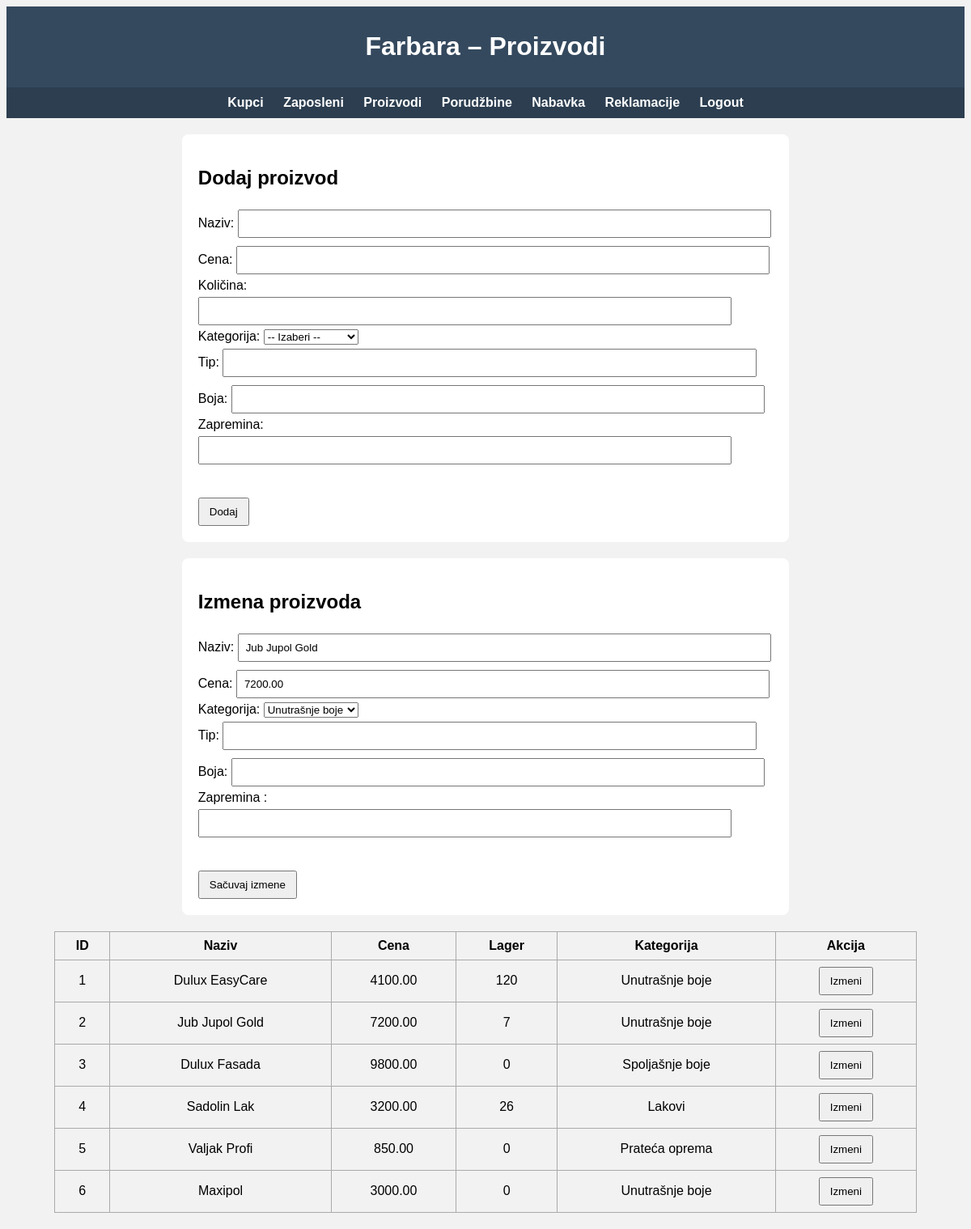
The page /proizvod.php?edit=2 (signed in) on the database its author committed.
### tables this page shows
CREATE TABLE `proizvod` (
  `id_proizvoda` int(11) NOT NULL,
  `naziv` varchar(100) NOT NULL,
  `tip` varchar(50) DEFAULT NULL,
  `boja` varchar(50) DEFAULT NULL,
  `zapremina` decimal(10,2) DEFAULT NULL,
  `cena` decimal(10,2) NOT NULL,
  `id_kategorije` int(11) NOT NULL,
  `kolicina_na_lageru` int(11) NOT NULL DEFAULT 0
);

CREATE TABLE `kategorija_proizvoda` (
  `id_kategorije` int(11) NOT NULL,
  `naziv_kategorije` varchar(100) NOT NULL,
  `opis` text DEFAULT NULL
);

### proizvod.php (the view, shortened to what this page needs)
<?php
require_once('konekcija.php');
$edit_proizvod = null;
if (isset($_GET['edit'])) {
    $id = (int) $_GET['edit'];
    $res = mysqli_query($db, "SELECT * FROM proizvod WHERE id_proizvoda=$id");
    $edit_proizvod = mysqli_fetch_assoc($res);
}
$kategorije = mysqli_query($db, "SELECT * FROM kategorija_proizvoda");
?>
<!DOCTYPE html>
<html lang="sr">
<head>
</head>
<body>
<header>
    <h1>Farbara – Proizvodi</h1>
</header>
<nav>
<?php if (isset($_SESSION['id_zaposlenog'])): ?>
    <a href="kupac.php">Kupci</a>
    <a href="zaposleni.php">Zaposleni</a>
    <a href="proizvod.php">Proizvodi</a>
    <a href="porudzbina.php">Porudžbine</a>
    <a href="nabavka.php">Nabavka</a>
    <a href="reklamacija.php">Reklamacije</a>
    <a href="logout.php">Logout</a>
<?php else: ?>
    <a href="login.php">Login</a>
<?php endif; ?>
</nav>
<div class="box">
    <h2>Dodaj proizvod</h2>
    <form method="post">
        Naziv:
        <input type="text" name="naziv" required>
        Cena:
        <input type="number" name="cena" required>
        Količina:
        <input type="number" name="kolicina" required>
        Kategorija:
        <select name="id_kategorije" required>
            <option value="">-- Izaberi --</option>
        </select><br>
        Tip:
        <input type="text" name="tip"><br>
        Boja:
        <input type="text" name="boja"><br>
        Zapremina:
        <input type="number" step="0.5" name="zapremina"><br>
        <br><br>
        <button type="submit" name="create">Dodaj</button>
    </form>
</div>
<?php if ($edit_proizvod): ?>
<div class="box">
    <h2>Izmena proizvoda</h2>
    <form method="post">
        Naziv:
        <input type="text" name="naziv" value="<?= $edit_proizvod['naziv'] ?>" required>
        Cena:
        <input type="number" name="cena" value="<?= $edit_proizvod['cena'] ?>" required>
        Kategorija:
        <select name="id_kategorije" required>
            <?php
            mysqli_data_seek($kategorije, 0);
            while ($k = mysqli_fetch_assoc($kategorije)):
            ?>
                <option value="<?= $k['id_kategorije'] ?>"
                    <?= $k['id_kategorije'] == $edit_proizvod['id_kategorije'] ? 'selected' : '' ?>>
                    <?= $k['naziv_kategorije'] ?>
                </option>
            <?php endwhile; ?>
        </select><br>
        Tip:
        <input type="text" name="tip"><br>
        Boja:
        <input type="text" name="boja"><br>
        Zapremina :
        <input type="number" step="0.01" name="zapremina"><br>
        <br><br>
        <button type="submit" name="update">Sačuvaj izmene</button>
    </form>
</div>
<?php endif; ?>
<table>
<tr>
    <th>ID</th>
    <th>Naziv</th>
    <th>Cena</th>
    <th>Lager</th>
    <th>Kategorija</th>
    <th>Akcija</th>
</tr>
<?php
$result = mysqli_query($db, "
    SELECT p.*, k.naziv_kategorije
    FROM proizvod p
    LEFT JOIN kategorija_proizvoda k ON p.id_kategorije = k.id_kategorije
");
while ($row = mysqli_fetch_assoc($result)) {
    echo "<tr>
        <td>{$row['id_proizvoda']}</td>
        <td>{$row['naziv']}</td>
        <td>{$row['cena']}</td>
        <td>{$row['kolicina_na_lageru']}</td>
        <td>{$row['naziv_kategorije']}</td>
        <td>
            <form method='get' class='inline'>
                <input type='hidden' name='edit' value='{$row['id_proizvoda']}'>
                <button type='submit'>Izmeni</button>
            </form>
        </td>
    </tr>";
}
?>
</table>
</body>
</html>

### proizvod.php (style rules this page uses)
body { font-family: Arial; background:#f2f2f2; }
header, nav { text-align:center; color:white; padding:10px; }
header { background:#34495e; }
nav { background:#2c3e50; }
nav a { color:white; margin:0 10px; text-decoration:none; font-weight:bold; }
.box { background:white; width:60%; margin:20px auto; padding:20px; border-radius:8px; }
input { width:90%; padding:8px; margin:5px 0; }
button { padding:8px 12px; cursor:pointer; }
table { width:90%; margin:20px auto; border-collapse:collapse; }
th, td { border:1px solid #aaa; padding:8px; text-align:center; }
form.inline { display:inline; margin:0; }

### rows shown on the page
proizvod: naziv "Jub Jupol Gold", cena "7200.00", id_kategorije "Unutrašnje boje", id_proizvoda "2", kolicina_na_lageru "7", id_kategorije.naziv_kategorije "Unutrašnje boje"
proizvod: id_proizvoda "1", naziv "Dulux EasyCare", cena "4100.00", kolicina_na_lageru "120", id_kategorije.naziv_kategorije "Unutrašnje boje"
proizvod: id_proizvoda "3", naziv "Dulux Fasada", cena "9800.00", kolicina_na_lageru "0", id_kategorije.naziv_kategorije "Spoljašnje boje"
proizvod: id_proizvoda "4", naziv "Sadolin Lak", cena "3200.00", kolicina_na_lageru "26", id_kategorije.naziv_kategorije "Lakovi"
proizvod: id_proizvoda "5", naziv "Valjak Profi", cena "850.00", kolicina_na_lageru "0", id_kategorije.naziv_kategorije "Prateća oprema"
proizvod: id_proizvoda "6", naziv "Maxipol", cena "3000.00", kolicina_na_lageru "0", id_kategorije.naziv_kategorije "Unutrašnje boje"
